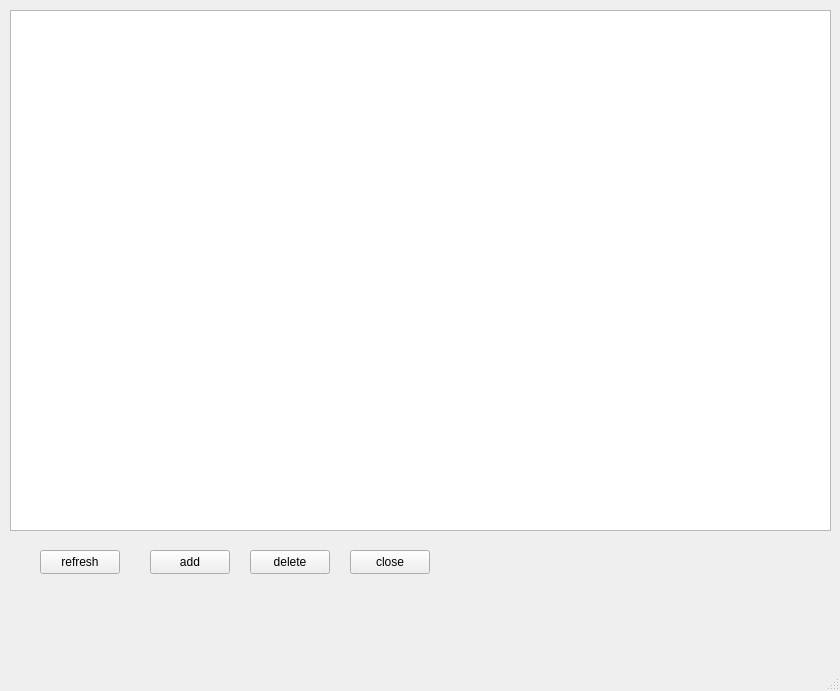
<?xml version="1.0" encoding="UTF-8"?>
<ui version="4.0">
 <class>MainWindow</class>
 <widget class="QMainWindow" name="MainWindow">
  <property name="geometry">
   <rect>
    <x>0</x>
    <y>0</y>
    <width>840</width>
    <height>691</height>
   </rect>
  </property>
  <property name="windowTitle">
   <string>MainWindow</string>
  </property>
  <widget class="QWidget" name="centralwidget">
   <widget class="QTextBrowser" name="textBrowser">
    <property name="geometry">
     <rect>
      <x>10</x>
      <y>10</y>
      <width>821</width>
      <height>521</height>
     </rect>
    </property>
   </widget>
   <widget class="QPushButton" name="pushButton">
    <property name="geometry">
     <rect>
      <x>40</x>
      <y>550</y>
      <width>80</width>
      <height>24</height>
     </rect>
    </property>
    <property name="text">
     <string>refresh</string>
    </property>
   </widget>
   <widget class="QPushButton" name="pushButton_2">
    <property name="geometry">
     <rect>
      <x>150</x>
      <y>550</y>
      <width>80</width>
      <height>24</height>
     </rect>
    </property>
    <property name="text">
     <string>add</string>
    </property>
   </widget>
   <widget class="QPushButton" name="pushButton_3">
    <property name="geometry">
     <rect>
      <x>250</x>
      <y>550</y>
      <width>80</width>
      <height>24</height>
     </rect>
    </property>
    <property name="text">
     <string>delete</string>
    </property>
   </widget>
   <widget class="QPushButton" name="pushButton_4">
    <property name="geometry">
     <rect>
      <x>350</x>
      <y>550</y>
      <width>80</width>
      <height>24</height>
     </rect>
    </property>
    <property name="text">
     <string>close</string>
    </property>
   </widget>
  </widget>
  <widget class="QMenuBar" name="menubar">
   <property name="geometry">
    <rect>
     <x>0</x>
     <y>0</y>
     <width>840</width>
     <height>21</height>
    </rect>
   </property>
  </widget>
  <widget class="QStatusBar" name="statusbar"/>
 </widget>
 <resources/>
 <connections/>
</ui>
